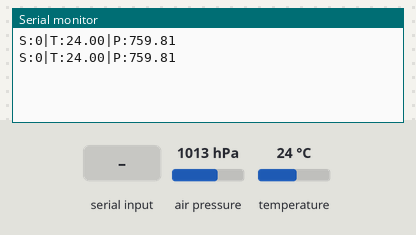
The sketch below on a simulated Arduino Uno, built with avr-gcc and run on an emulated ATmega328P. Parts: the last lines printed to the serial monitor. Inputs (shaded band) come from the test bench; at power-on: air pressure 1013 hPa, temperature 24 °C.

Above: at 1.2 s.
1.3 s: "90,45\n" received over Serial
At 2.2 s:
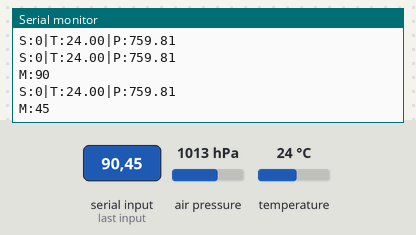
3.6 s: "30,150\n" received over Serial
7.7 s: "90\n" received over Serial
11.8 s: "0\n" received over Serial
15.9 s: air pressure set to 952 hPa
At 16.5 s:
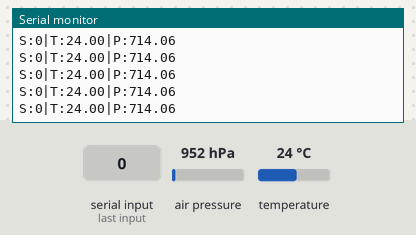
20.0 s: temperature set to 12 °C
At 20.6 s:
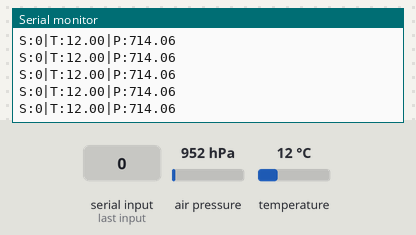
Timing chart, 0 to 23.0 s (numbered marks = the images above; inputs shaded):
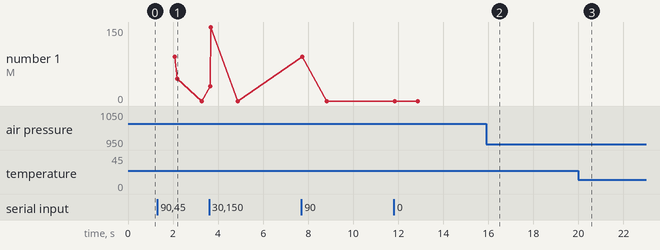

Measured:
- after the input at 1.3 s, the serial monitor: prints a new line after 0.76 s (image 1)
- after the input at 15.9 s, the serial monitor: prints a new line at once (image 2)
- after the input at 20.0 s, the serial monitor: prints a new line at once (image 3)

The sketch:

pressure-bpm180.ino
```cpp
#include <SFE_BMP180.h>
#include <Wire.h>

SFE_BMP180 bpm180;

int DELAY = 1000;

char status;
char error;
double T,P,p0,a;

void setup() {
  Serial.begin(9600);
  bpm180.begin();
}

void loop() {
  if (Serial.available() > 0) {
    DELAY = Serial.parseInt();

    Serial.print("M:");
    Serial.println(DELAY);
  }

  status = bpm180.startTemperature();
  if (status != 0) {
    delay(status);
    status = bpm180.getTemperature(T);

    if (status == 0) {
      T = -999.0;
    }

    status = bpm180.startPressure(3);
    if (status != 0) {
      delay(status);

      status = bpm180.getPressure(P,T);
      if (status == 0) {
        P = -999.0;
      }
      else {
        // P in atm
        // P = P*0.986923267;
        // P in mmHg
        P = P*0.750061561;
      }
    }
  }

  error = bpm180.getError();

  Serial.print("S:");
  Serial.print(int(error));
  Serial.print("|T:");
  Serial.print(T, 2);
  Serial.print("|P:");
  Serial.println(P, 2);
  delay(DELAY);
}
```
